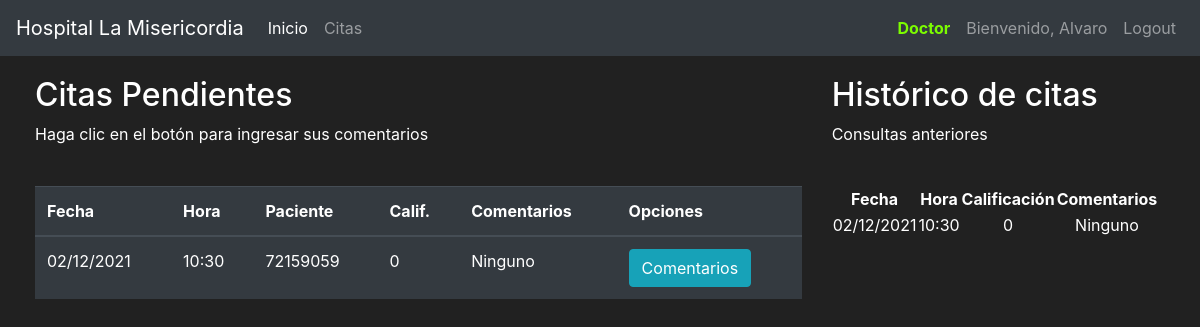
Page /citad (signed in) on the committed database.
### hospital/models.py (models this page shows, shortened)
class Usuarios(db.Model, UserMixin):
    id = db.Column(db.Integer(), primary_key=True)
    tipoId = db.Column(db.String(length=2), nullable=False)
    tipoUsuario = db.Column(db.String(length=1), nullable=False)
    nombre = db.Column(db.String(length=30), nullable=False)
    apellidos = db.Column(db.String(length=50), nullable=False)
    email = db.Column(db.String(length=60), nullable=False, unique=True)
    clave = db.Column(db.String(length=128), nullable=False)
    citas = db.relationship('Citas', backref='citas_pendientes', lazy=True)
    @property
    def mostrar_nombre(self):
        if str(self.tipoUsuario) == "P":
            return "Paciente"
        else:
            return "Doctor"
    @property
    def password(self):
        return self.password

class Citas(db.Model):
    id = db.Column(db.Integer(), primary_key=True)
    fecha = db.Column(db.String(length=10), nullable=False)
    hora  = db.Column(db.String(length=5), nullable=False)
    idPaciente = db.Column(db.Integer(), nullable=False)
    idDoctor = db.Column(db.Integer(), db.ForeignKey('usuarios.id'))
    calificacion = db.Column(db.Integer(), nullable=True)
    comentarios = db.Column(db.String(length=1024), nullable=True)

### hospital/routes.py (the view, shortened to what this page needs)
@app.route("/citad", methods=['GET','POST'])
@login_required
def citad_page():
    comentar_form = ComentarForm()
    if request.method == "GET":
        citas = Citas.query.filter_by(idDoctor=current_user.id, calificacion=0)
        anteriores = Citas.query.filter_by(idDoctor=current_user.id)
        return render_template('citad.html', citas=citas, anteriores=anteriores, comentar_form=comentar_form)

### hospital/models.py (called while the page is built)
@login_manager.user_loader
def load_user(user_id):
    return Usuarios.query.get(int(user_id))

### hospital/templates/citad.html (shortened to what this page needs)
{% extends 'base.html' %}
{% block content %}
<div class="row" style="margin-top: 20px; margin-left: 20px;">
    <div class="col-8">
        <h2>Citas Pendientes</h2>
        <p>Haga clic en el botón para ingresar sus comentarios</p>
        <br>
        <table class="table table-hover table-dark">
            <thead>
                <tr>
                    <th scope="col">Fecha</th>
                    <th scope="col">Hora</th>
                    <th scope="col">Paciente</th>
                    <th scope="col">Calif.</th>
                    <th scope="col">Comentarios</th>
                    <th scope="col">Opciones</th>
                </tr>
            </thead>
            <tbody>
                {% for cita in citas %}
                    <tr>
                        <td>{{ cita.fecha }}</td>
                        <td>{{ cita.hora }}</td>
                        <td>{{ cita.idPaciente }}</td>
                        <td>{{ cita.calificacion }}</td>
                        <td>{{ cita.comentarios }}</td>
                        <td>
                        <button class="btn btn-outline btn-info" data-toggle="modal" data-target="#Modal-Comentar-{{cita.id}}">Comentarios</button>
                        </td>
                    </tr>
                {% endfor %}
            </tbody>
        </table>
    </div>
    <div class="col-4">
        <h2>Histórico de citas</h2>
        <p>Consultas anteriores</p>
        <br>
        <table class="text-center">
            <tr>
                <th>Fecha</th>
                <th>Hora</th>
                <th>Calificación</th>
                <th>Comentarios</th>
            </tr>
           {% for cit in anteriores %}
            <tr>
                <td>{{cit.fecha}} </td>
                <td>{{cit.hora}} </td>
                <td>{{cit.calificacion}} </td>
                <td>{{cit.comentarios}} </td>
            </tr>
            {% endfor %}
        </table>
    </div>
</div>
{% endblock %}

### hospital/templates/base.html (shortened to what this page needs)
<!doctype html>
<html lang="en">
  <head>
    <link rel="stylesheet" href="https://cdn.jsdelivr.net/npm/bootstrap@4.5.3/dist/css/bootstrap.min.css">
  </head>
  <body>
    <nav class="navbar navbar-expand-md navbar-dark bg-dark">
      <a class="navbar-brand" href="{{ url_for('home_page')}}">Hospital La Misericordia</a>
      <div class="collapse navbar-collapse" id="navbarNav">
        <ul class="navbar-nav mr-auto">
          <li class="nav-item active">
            <a class="nav-link" href="{{ url_for('home_page') }}">Inicio <span class="sr-only">(current)</span></a>
          </li>
          {% if current_user.is_authenticated %}
            {% if current_user.tipoUsuario=='P'%}
            <li class="nav-item">
              <a class="nav-link" href="{{ url_for('citas_page') }}">Citas</a>
            </li>
            <li class="nav-item">
              <a class="nav-link" href="{{ url_for('agendar_page') }}">Agenda</a>
            </li>
            {% else %}
            <li class="nav-item">
              <a class="nav-link" href="{{ url_for('citad_page') }}">Citas</a>
            </li>
            {% endif %}
          {% endif %}
        </ul>
        {% if current_user.is_authenticated %}
            <ul class="navbar-nav">
                <li class="nav-item">
                    <a class="nav-link" style="color: lawngreen; font-weight: bold">
                      {{ current_user.mostrar_nombre }}
                    </a>
                </li>
                <li class="nav-item">
                    <a class="nav-link">Bienvenido, {{ current_user.nombre }}</a>
                </li>
                <li class="nav-item">
                    <a class="nav-link" href="{{ url_for('logout_page') }}">Logout</a>
                </li>
            </ul>
          {% endif %}
      </div>
    </nav>
      {% block content %}
      {% endblock %}
  </body>
</html>

### hospital/templates/base.html (style rules this page uses)
body { background-color: #212121; color: white; }

### rows in the picture
Usuarios: mostrar_nombre "Doctor", nombre "Alvaro"
Citas: fecha "02/12/2021", hora "10:30", idPaciente "72159059", calificacion "0", comentarios "Ninguno"
